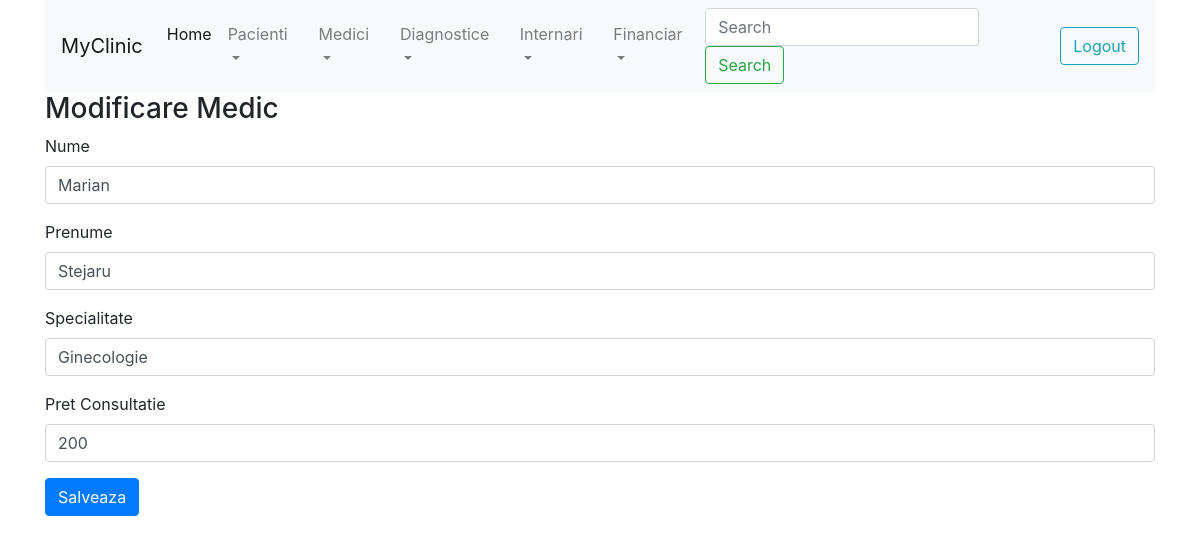
Page /edit_medic.php?id=1 on the committed database.
### tables this page shows
CREATE TABLE `medici` (
  `medic_id` smallint(6) NOT NULL AUTO_INCREMENT,
  `Specialitate` varchar(100) NOT NULL,
  `Nume` varchar(100) NOT NULL,
  `Prenume` varchar(100) NOT NULL,
  `Pret_consultatie` int(11) NOT NULL,
  PRIMARY KEY (`medic_id`)
);

### include/db_medici.php (called while the page is built, shortened)
<?php
function get_medic($conn, $id) {
    $sql = "SELECT * FROM medici WHERE medic_id = ".$id;
    $result = $conn->query($sql);
    return $result;
}
?>

### edit_medic.php (the view, shortened to what this page needs)
<?php include 'include/db_connect.php';
include 'include/db_medici.php';
$id = $_GET['id'];
$medic_rs = get_medic($conn, $id);
$cnt = $medic_rs->num_rows;
if ($cnt>0)
    $medic = $medic_rs->fetch_assoc();
else
    $medic = null;
?>
<?php
include 'include/header.php';
include 'include/menu.php'; ?>
<h3>Modificare Medic</h3>
<form action="edit_medic.php?id=<?=$id?>" method="POST">
    <div class="form-group">
        <label for="nume">Nume</label>
        <input type="text" class="form-control" name="nume" id="nume" value="<?=$medic['Nume']?>">
    </div>
    <div class="form-group">
        <label for="prenume">Prenume</label>
        <input type="text" class="form-control" name="prenume" id="prenume" value="<?=$medic['Prenume']?>">
    </div>
    <div class="form-group">
        <label for="specialitate">Specialitate</label>
        <input type="text" class="form-control" name="specialitate" id="specialitate" value="<?=$medic['Specialitate']?>">
    </div>
    <div class="form-group">
        <label for="pret">Pret Consultatie</label>
        <input type="text" class="form-control" name="pret" id="pret" value="<?=$medic['Pret_consultatie']?>">
    </div>
    <button type="submit" class="btn btn-primary">Salveaza</button>
</form>
<?php include 'include/footer.php'; ?>

### rows in the picture
medici: nume "Marian", prenume "Stejaru", specialitate "Ginecologie", pret "200"
